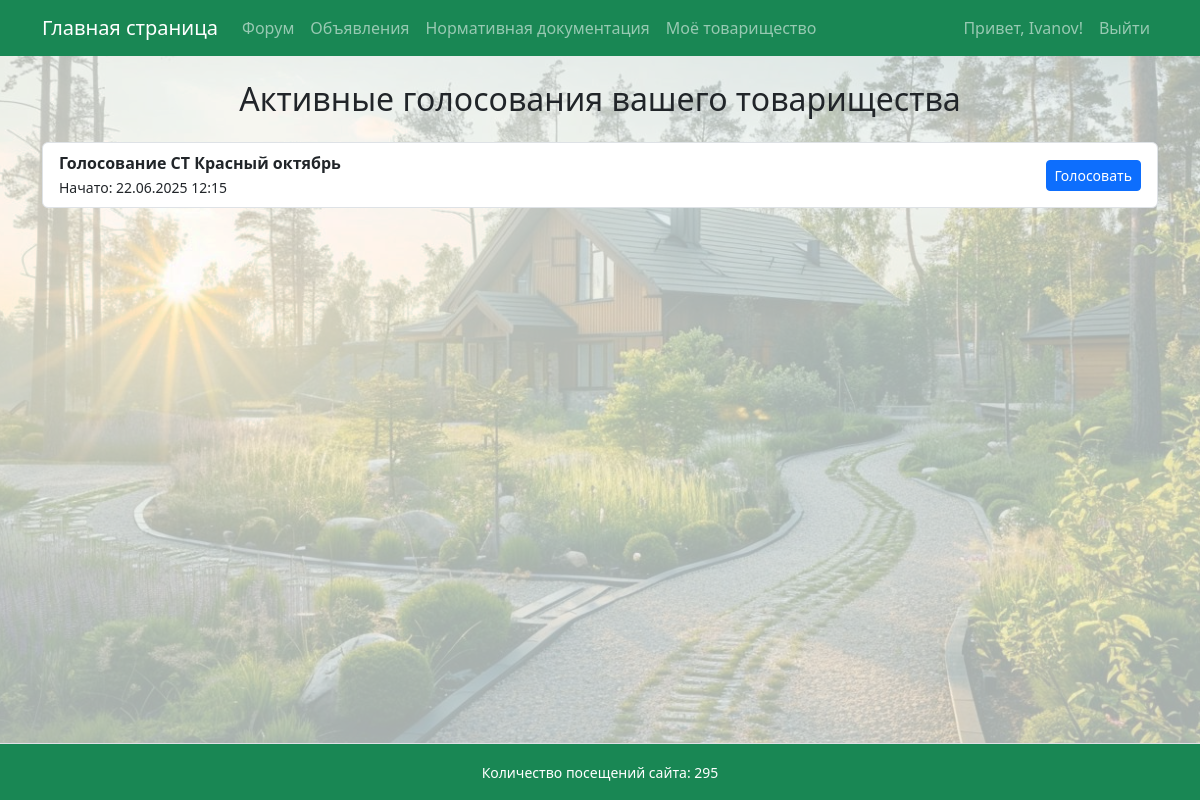
The page /voting/ (signed in) on the database as committed earlier.
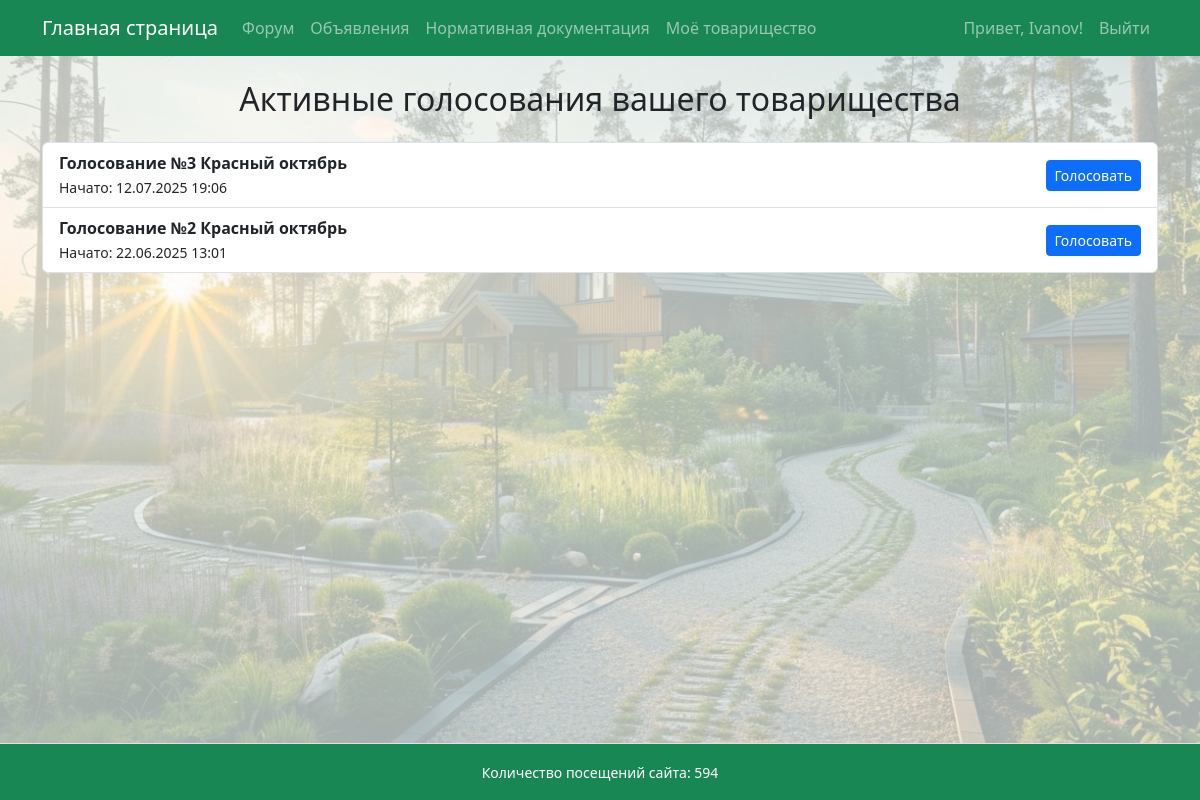
The same page on the database as committed later.
### garden/models.py (models this page shows, shortened)
class Voting(models.Model):
    community = models.ForeignKey(Community, on_delete=models.CASCADE)
    question = models.CharField(max_length=255)
    active = models.BooleanField(default=True)
    created_at = models.DateTimeField(auto_now_add=True)

### garden/views.py (the view)
# urls.py: path('voting/', views.voting_list, name='voting_list'),
@login_required
def voting_list(request):
    community = getattr(request.user.profile, 'community', None)
    if not community:
        return render(request, 'no_profile.html')  # или сообщение об ошибке
    votings = Voting.objects.filter(community=community, active=True).order_by('-created_at')
    return render(request, 'voting_list.html', {'votings': votings})

### garden/context_processors.py (called while the page is built)
def total_visits_processor(request):
    counter, created = PageVisit.objects.get_or_create(page_name='main_page')
    return {
        'total_visits': counter.visits
    }

### garden/templates/voting_list.html
{% extends 'base.html' %}
{% block content %}
<h2 class="text-center mb-4">Активные голосования вашего товарищества</h2>
{% if votings %}
    <ul class="list-group">
        {% for voting in votings %}
            <li class="list-group-item d-flex justify-content-between align-items-center">
                <div>
                    <strong>{{ voting.question }}</strong><br>
                    <small>Начато: {{ voting.created_at|date:"d.m.Y H:i" }}</small>
                </div>
                <a href="{% url 'voting_detail' voting.id %}" class="btn btn-primary btn-sm">
                    Голосовать
                </a>
            </li>
        {% endfor %}
    </ul>
{% else %}
    <p>В настоящее время нет активных голосований.</p>
{% endif %}
{% endblock %}

### templates/base.html (shortened to what this page needs)
<!DOCTYPE html>
<html lang="ru">
<head>
    <link rel="stylesheet" href="https://cdn.jsdelivr.net/npm/bootstrap@5.3.0/dist/css/bootstrap.min.css">
</head>
<body>
    <div class="page-container">
        <nav class="navbar navbar-expand-lg navbar-dark bg-success mb-4">
            <div class="container">
                <a class="navbar-brand" href="{% url 'main_page' %}">Главная страница</a>
                <div class="collapse navbar-collapse" id="navbarSupportedContent">
                    <ul class="navbar-nav me-auto mb-2 mb-lg-0">
                        <li class="nav-item"><a class="nav-link" href="{% url 'forum' %}">Форум</a></li>
                        <li class="nav-item"><a class="nav-link" href="{% url 'ads' %}">Объявления</a></li>
                        <li class="nav-item"><a class="nav-link" href="https://strb.by/" target="_blank" rel="noopener noreferrer">Нормативная документация</a></li>
                        <li class="nav-item"><a class="nav-link" href="{% url 'my_community' %}">Моё товарищество</a></li>
                    </ul>
                    <ul class="navbar-nav ms-auto mb-2 mb-lg-0">
                        {% if user.is_authenticated %}
                            <li class="nav-item">
                                <span class="nav-link">Привет, {{ user.username }}!</span>
                            </li>
                            <li class="nav-item">
                                <a class="nav-link" href="#" onclick="event.preventDefault(); document.getElementById('logout-form').submit();">
                                    Выйти
                                </a>
                            </li>
                        {% else %}
                            <li class="nav-item"><a class="nav-link" href="{% url 'login' %}">Войти</a></li>
                        {% endif %}
                    </ul>
                </div>
            </div>
        </nav>
        <main class="content-wrap container">
            {% block content %}
            {% endblock %}
        </main>
        <footer class="bg-success text-center py-3 mt-4 border-top text-white">
            <div class="container">
                <small>
                    Количество посещений сайта: {{ total_visits }}
                </small>
            </div>
        </footer>
    </div>
</body>
</html>

Rows that differ between the two databases and show on the page:
no longer on this page (row edited): Voting: question "Голосование СТ Красный октябрь", created_at "22.06.2025 12:15"
added Voting: question "Голосование №3 Красный октябрь", created_at "12.07.2025 19:06"
now on this page (row edited): Voting: question "Голосование №2 Красный октябрь", created_at "22.06.2025 13:01"
Other text that changed with them:
{{ total_visits }}: "295" → "594"
